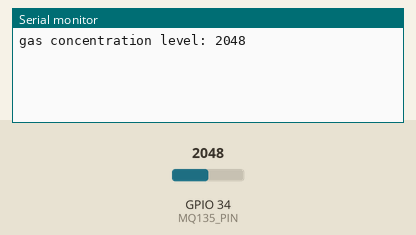
This sketch was run on a simulated ESP32. Shown: the last lines printed to the serial monitor. Inputs (shaded band) come from the test bench; at power-on: GPIO 34 (MQ135_PIN) = 2048.

Above: at 2.2 s.
2.3 s: GPIO 34 (MQ135_PIN) set to 2866
At 4.3 s:
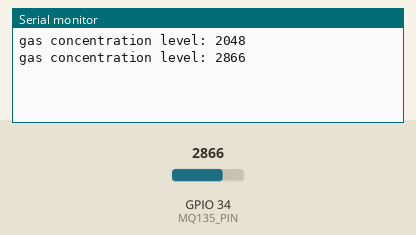
5.0 s: GPIO 34 (MQ135_PIN) set to 3603
At 5.8 s:
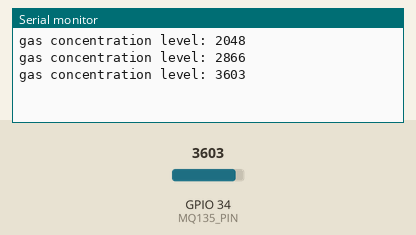
Timing chart, 0 to 8.0 s (numbered marks = the images above; inputs shaded):
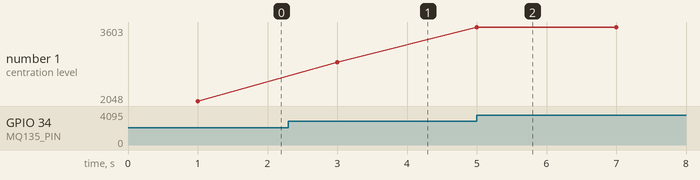

The sketch:

Gas_Sensor.ino
```cpp
#define MQ135_PIN 34   // Define GPIO pin

void setup() {
  Serial.begin(115200);
  delay(1000);
}

void loop() {

  int analogValue = analogRead(MQ135_PIN);

  // check whether values are valid (ESP32 gives values from 0 to 4095)
  if (analogValue < 0 || analogValue > 4095) {
    Serial.println("Failed to read data");
  }
  else {
    Serial.print("gas concentration level: ");
    Serial.println(analogValue);
  }

  delay(2000);  // Read every 2 seconds
}
```

Measured:
- after the input at 2.3 s, the serial monitor: prints a new line after 0.70 s (image 1)
- after the input at 5.0 s, the serial monitor: prints a new line at once (image 2)
- plotted number 1: 2048 → 2866 after the input at 2.3 s, 2866 → 3603 after the input at 5.0 s
